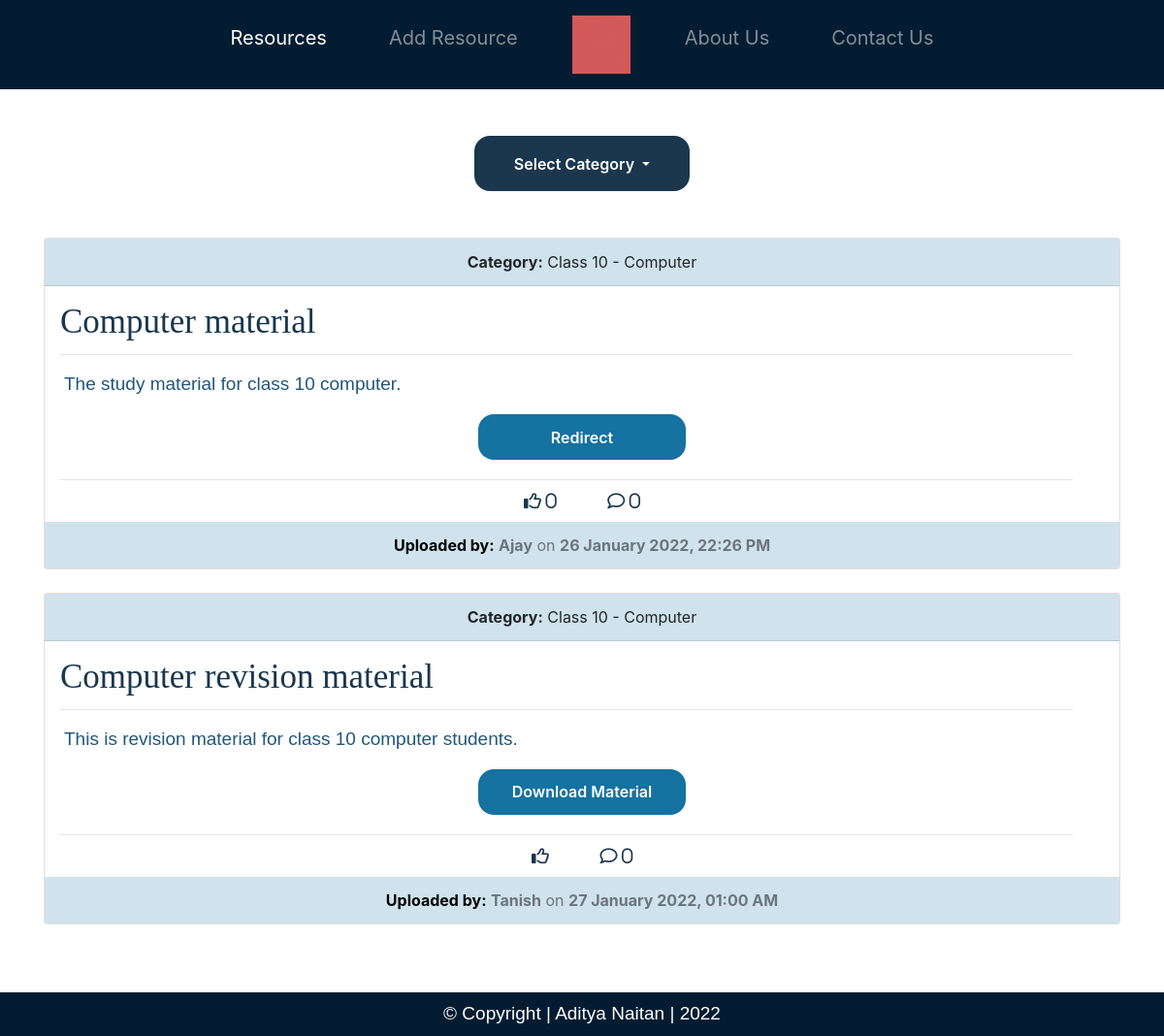
The page /?c=Class-10-Computer on the database its author committed.
### models.py (models this page shows)
class Resources(db.Model):
    id = db.Column(db.Integer, primary_key=True)
    name = db.Column(db.String(128))
    title = db.Column(db.String(128))
    url = db.Column(db.String(128), default=None)
    description = db.Column(db.Text())
    category = db.Column(db.String(128))
    filename = db.Column(db.String(128), default=None)
    link = db.Column(db.String(128), default=None)
    date = db.Column(db.String(64), default=datetime.now(IST).strftime("%d %B %Y, %H:%M %p"))

### app.py (the view)
@app.route('/')
def home():
    category_dict = {
        'Class-10-Hindi': 'Class 10 - Hindi',
        'Class-10-English': 'Class 10 - English',
        'Class-10-Maths': 'Class 10 - Maths',
        'Class-10-Science': 'Class 10 - Science',
        'Class-10-Computer': 'Class 10 - Computer',
        'Class-10-Social-Science': 'Class 10 - Social Science',
        'Class-11-Physics': 'Class 11 - Physics',
        'Class-11-Chemistry': 'Class 11 - Chemistry',
        'Class-11-Maths': 'Class 11 - Maths',
        'Class-11-Biology': 'Class 11 - Biology',
        'Class-11-English': 'Class 11 - English',
        'Class-12-Physics': 'Class 12 - Physics',
        'Class-12-Chemistry': 'Class 12 - Chemistry',
        'Class-12-Maths': 'Class 12 - Maths',
        'Class-12-Biology': 'Class 12 - Biology',
        'Class-12-English': 'Class 12 - English',
    }
    category = request.args.get('c')
    if not category:
        resources = Resources.query.all()
    else:
        resources = Resources.query.filter_by(category=category_dict[category]).all()
    return render_template('home.html', resources=resources)

### templates/home.html (shortened to what this page needs)
<!DOCTYPE html>
<html lang="en">
<head>
    <link rel="stylesheet" href="https://cdn.jsdelivr.net/npm/bootstrap@4.6.0/dist/css/bootstrap.min.css"
>
    <link rel="stylesheet" href="{{ url_for('static', filename='css/styles.css') }}">
</head>
<body>
    <nav class="navbar navbar-expand-lg navbar-dark navbar-background">
        <div class="collapse navbar-collapse" id="navbarSupportedContent">
            <ul class="navbar-nav mx-auto my-2">
                <li class="nav-item active">
                    <a class="nav-link navbar-links" href="{{ url_for('home') }}">Resources </a>
                </li>
                <li class="nav-item ml-5">
                    <a class="nav-link navbar-links" href="{{ url_for('add_resource') }}">Add Resource</a>
                </li>
                <a class="nav-item ml-5" href="{{ url_for('home') }}"><img height="60" width="60" class="banner"
                        src="{{ url_for('static', filename='images/share_arc.gif') }}"></a>
                <li class="nav-item ml-5">
                    <a class="nav-link navbar-links" href="{{ url_for('about') }}">About Us</a>
                </li>
                <li class="nav-item ml-5">
                    <a class="nav-link navbar-links" href="{{ url_for('contact') }}">Contact Us</a>
                </li>
            </ul>
        </div>
    </nav>
    <div style="text-align: center;" class="container mt-5">
        <div class="dropdown">
            <button class="btn btn-info dropdown-toggle categoryButton" type="button" id="dropdownMenuButton"
                data-toggle="dropdown" aria-haspopup="true" aria-expanded="false">
                Select Category
            </button>
        </div>
    </div>
    <div style="margin-bottom: 70px;" class="container mt-5">
        {% for resource in resources %}
        <div class="card text-center mt-4">
            <div class="card-header">
                <strong>Category:</strong> {{ resource.category }}
            </div>
            <h3 class="card-title mt-3 ml-3 text-left">{{ resource.title|capitalize }}</h3>
            <hr class="card-separator ml-3 mr-5">
            <div class="card-body card-padding text-left">
                <p class="card-text">{{ resource.description|safe }}</p>
                <div class="text-center">
                    {% if resource.url != "" %}
                    <a href="{{ resource.url }}" class="btn contentButton" target="_blank">Redirect</a>
                    {% elif resource.link != None %}
                    <a href="{{ resource.link }}" class="btn contentButton" target="_blank">Download Material</a>
                    {% endif %}
                </div>
            </div>
            <hr class="card-separator ml-3 mr-5">
            <div class="my-2">
                <span style="font-size: 18px;color: #1A374D; cursor: pointer;"><i onClick="toggleLike(this)"
                        class="far fa-thumbs-up"> <span id="totalLikes"></span></i></span>
                <span data-toggle="modal" data-target="#exampleModal" class="ml-5"
                    style="font-size: 18px;color: #1A374D; cursor: pointer;"><i class="far fa-comment"><span
                            id="totalComments"> 0</span></i>
                    </i></span>
            </div>
            <div class="card-footer text-muted">
                <strong style="color: black;">Uploaded by:</strong> <strong>{{ resource.name }}</strong> on <strong>{{
                    resource.date }}</strong>
            </div>
        </div>
        {% endfor %}
    </div>
    <nav class="navbar navbar-dark navbar-background">
        <p style="margin: auto; color: white;">© Copyright | Aditya Naitan | 2022</p>
    </nav>
</body>
</html>

### static/css/styles.css (style rules this page uses)
.navbar-links { font-size: 20px; }
.navbar-background { background-color: #041C32; }
.card-padding { padding-top: 0 !important; }
.card { margin: 0 auto; float: none; margin-bottom: 10px; }
.categoryButton { width: 20%; border: none; border-radius: 1rem; padding: 1.5%; background: #1A374D; font-weight: 600; color: #fff; cursor: pointer; }
.card-title { color: #1A374D; }
.card-header { background-color: #b1d0e099; }
.card-footer { background-color: #b1d0e099; border: none; }
.card-title { font-family: fantasy; font-size: 35px; }
p { font-family: sans-serif; font-size: 19px; color: #22577A; }
.card-separator { margin-top: 0px; margin-bottom: 0px; }
.contentButton { background: #1572A1; width: 20%; border: none; border-radius: 1rem; padding: 1.1%; font-weight: 600; color: #fff; cursor: pointer; }

### rows shown on the page
Resources: category "Class 10 - Computer", title "Computer material", description "The study material for class 10 computer.", name "Ajay", date "26 January 2022, 22:26 PM"
Resources: category "Class 10 - Computer", title "Computer revision material", description "This is revision material for class 10 computer students.", name "Tanish", date "27 January 2022, 01:00 AM"
